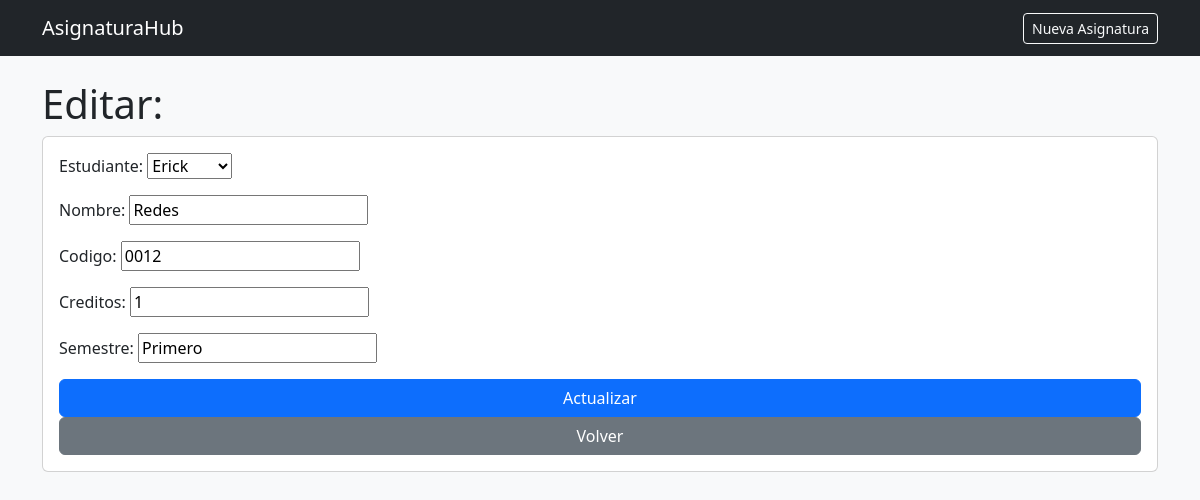
Screenshot of /editar_asignaturas/1/ with the database file from the repository.
### student/models.py (models this page shows)
class Asignatura(models.Model):
    estudiante = models.ForeignKey(Student, on_delete=models.CASCADE)
    nombre = models.CharField(max_length=50)
    codigo = models.CharField(max_length=20, unique=True)
    creditos = models.IntegerField(validators=[MinValueValidator(1)])
    semestre = models.CharField(max_length=20, blank=True, null=True)

class Student(models.Model):
    cedula = models.CharField(max_length=10, blank=True, null=True, unique=True)
    nombre = models.CharField(max_length=50) #charfield
    edad = models.IntegerField() #integerField
    correo = models.EmailField(max_length= 50, blank=True, unique=True)
    carrera = models.CharField(max_length=50)
    telefono = models.CharField(max_length=10, blank=True, null=True, unique=True)
    creado_en = models.DateTimeField(auto_now_add=True, blank= True, null= True)
    def __str__(self):
        return self.nombre

### student/views.py (the view)
# urls.py: path("editar_asignaturas/<int:pk>/", views.editar_asignaturas, name="editar_asignaturas"),
def editar_asignaturas(request, pk):
    asignaturas = get_object_or_404(Asignatura, pk=pk)
    form = AsignaturaForm(request.POST or None, instance=asignaturas)
    if form.is_valid():
        form.save()
        return redirect("student:listar_asignaturas")
    return render(request, "asignaturas/editar.html",
                  {"form": form, "asignaturas": asignaturas})

### student/forms.py (shortened to what this page needs)
class AsignaturaForm(forms.ModelForm):
    class Meta:
        model = Asignatura
        fields = ["estudiante","nombre","codigo","creditos","semestre"]

### student/templates/asignaturas/editar.html (shortened to what this page needs)
{% extends "asignaturas/base.html" %}
{% block content %}
<h1>Editar: {{ asignatura.nombre }}</h1>
<form method="post" class="card card-body">
  {{ form.as_p }}
  <button class="btn btn-primary">Actualizar</button>
  <a class="btn btn-secondary" href="{% url 'student:listar_asignaturas' %}">Volver</a>
</form>
{% endblock %}

### rows the page displays
Asignatura: estudiante "Erick", codigo "0012", creditos "1", semestre "Primero"
Student: nombre "Redes"
